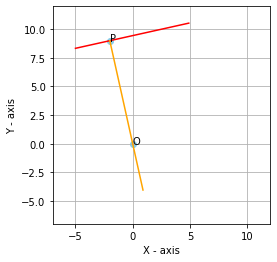

The Python source for this figure:
# -*- coding: utf-8 -*-
"""Assignment_4.ipynb
Automatically generated by Colaboratory.
Original file is located at
    https://colab.research.google.com/drive/1CeLGvDcb3trqYYoZv8_NM9GcA-onDW-f
"""

#Import the libraries#
import numpy as np 
import matplotlib.pyplot as plt
from sympy import *
''' from matplotlib.pylab import rcParams '''

#To label the points # 
o = [0,0]
x = np.arange(-5,5,0.1)
x1 = np.arange(-2,1,0.1)
m = 2/9
y = (m*x)+ (85/9)
y1 = ((-9/2)*x1)
A = [-2,9]
''' 
rcParams['figure.figsize']=2,4 '''
plt.scatter(A[0],A[1],color='skyblue')
plt.scatter(o[0],o[1],color='skyblue')
plt.annotate("P", (-2, 9)) 
plt.annotate("O", (0,0))
plt.plot(x,y,color='r')
plt.plot(x1,y1,color='orange')

plt.xlabel('X - axis')
plt.ylabel('Y - axis')
plt.grid()

plt.xlim(-7,12)
plt.ylim(-7, 12)
plt.gca().set_aspect('equal', adjustable='box')
plt.draw()
